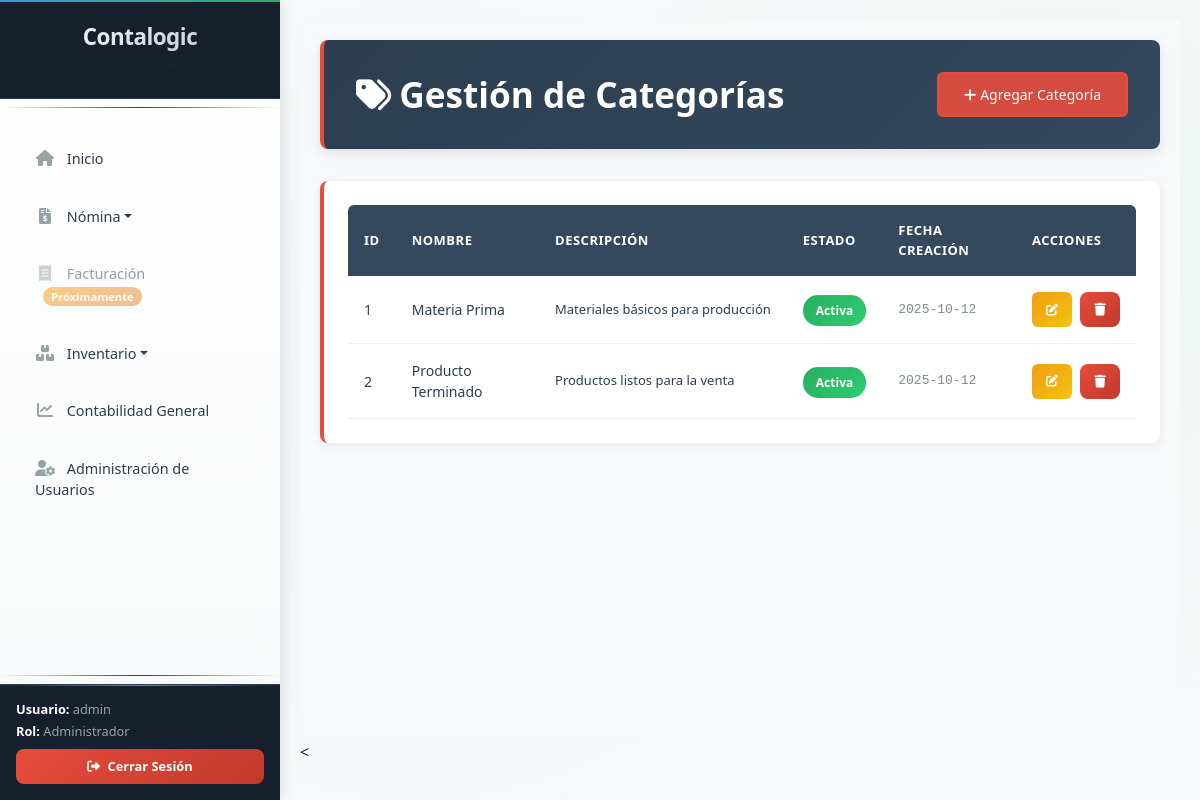
Screenshot of /inventario/categorias (signed in) with the database file from the repository.
### tables this page shows
CREATE TABLE categorias (
            id INTEGER PRIMARY KEY AUTOINCREMENT,
            nombre TEXT NOT NULL UNIQUE,
            descripcion TEXT,
            activo BOOLEAN DEFAULT 1,
            fecha_creacion DATETIME DEFAULT CURRENT_TIMESTAMP
        );

### app.py (the view)
@app.route('/inventario/categorias')
@login_required
def categorias():
    categorias_list = get_all_categorias()
    return render_template('categorias.html', categorias=categorias_list)

### app.py (called while the page is built)
def login_required(f):
    @wraps(f)
    def decorated_function(*args, **kwargs):
        if 'logged_in' not in session:
            return redirect(url_for('login'))
        return f(*args, **kwargs)
    return decorated_function

### database.py (called while the page is built)
def get_db_connection():
    conn = sqlite3.connect('contalogic.db')
    conn.row_factory = sqlite3.Row
    return conn

def get_all_categorias():
    conn = get_db_connection()
    cursor = conn.cursor()
    cursor.execute('SELECT * FROM categorias WHERE activo = 1 ORDER BY nombre')
    categorias = cursor.fetchall()
    conn.close()
    return categorias

### templates/categorias.html (shortened to what this page needs)
{% extends "base.html" %}
{% block css_files %}
<link rel="stylesheet" href="{{ url_for('static', filename='css/categorias.css') }}">
{% endblock %}
{% block content %}
<div class="categorias-container">
    <div class="categorias-header">
        <div class="d-flex justify-content-between align-items-center">
            <h1><i class="fas fa-tags me-2"></i>Gestión de Categorías</h1>
            <button type="button" class="btn btn-primary" data-bs-toggle="modal" data-bs-target="#agregarCategoriaModal">
                <i class="fas fa-plus me-1"></i>Agregar Categoría
            </button>
        </div>
    </div>
    <div class="categorias-card">
        <div class="card-body">
            <div class="table-responsive">
                <table class="categorias-table">
                    <thead>
                        <tr>
                            <th>ID</th>
                            <th>Nombre</th>
                            <th>Descripción</th>
                            <th>Estado</th>
                            <th>Fecha Creación</th>
                            <th>Acciones</th>
                        </tr>
                    </thead>
                    <tbody>
                        {% for categoria in categorias %}
                        <tr>
                            <td>{{ categoria.id }}</td>
                            <td>{{ categoria.nombre }}</td>
                            <td class="categoria-descripcion">{{ categoria.descripcion or 'Sin descripción' }}</td>
                            <td>
                                <span class="categoria-badge bg-{{ 'success' if categoria.activo else 'danger' }}">
                                    {{ 'Activa' if categoria.activo else 'Inactiva' }}
                                </span>
                            </td>
                            <td>{{ categoria.fecha_creacion[:10] }}</td>
                            <td>
                                <div class="categorias-actions">
                                    <button class="btn btn-warning"
                                            onclick="editarCategoria({{ categoria.id }}, '{{ categoria.nombre }}', '{{ categoria.descripcion or '' }}', {{ categoria.activo }})">
                                        <i class="fas fa-edit"></i>
                                    </button>
                                    <a href="{{ url_for('eliminar_categoria', id=categoria.id) }}"
                                       class="btn btn-danger"
                                       onclick="return confirm('¿Está seguro de eliminar esta categoría?')">
                                        <i class="fas fa-trash"></i>
                                    </a>
                                </div>
                            </td>
                        </tr>
                        {% endfor %}
                    </tbody>
                </table>
            </div>
        </div>
    </div>
</div>
<
{% endblock %}

### static/css/sidebar.css (style rules this page uses)
:root { --sidebar-bg: #1e2a3a; --sidebar-header-bg: #16202d; --sidebar-hover: #2a3a4d; --sidebar-active: #3498db; --sidebar-border: #2d3e50; --text-primary: #ecf0f1; --text-secondary: #95a5a6; --text-muted: #7f8c8d; --accent-color: #3498db; --success-color: #27ae60; --danger-color: #e74c3c; --warning-color: #f39c12; }
.btn-danger { background: linear-gradient(135deg, var(--danger-color), #c0392b) !important; border: none !important; border-radius: 8px !important; padding: 0.5rem !important; font-size: 0.8rem !important; font-weight: 600 !important; transition: all 0.3s ease !important; position: relative; overflow: hidden; }
.btn-danger::before { content: ''; position: absolute; top: 50%; left: 50%; width: 0; height: 0; background: rgba(255, 255, 255, 0.2); border-radius: 50%; transition: all 0.3s ease; transform: translate(-50%, -50%); }
body { margin: 0 !important; padding: 0 !important; overflow-x: hidden; }

### static/css/categorias.css (style rules this page uses)
.categorias-container { padding: 20px; background: #f8f9fa; min-height: calc(100vh - 80px); }
.categorias-header { background: linear-gradient(135deg, #2c3e50 0%, #34495e 100%); color: white; padding: 2rem; border-radius: 8px; margin-bottom: 2rem; box-shadow: 0 4px 12px rgba(0,0,0,0.1); border-left: 4px solid #e74c3c; }
.categorias-header h1 { margin: 0; font-size: 2.2rem; font-weight: 600; color: #ffffff; }
.categorias-header .btn-primary { background: rgba(231, 76, 60, 0.9); border: 2px solid #e74c3c; color: white; padding: 10px 25px; border-radius: 6px; font-weight: 500; transition: all 0.3s ease; font-size: 14px; }
.categorias-card { background: white; border-radius: 8px; box-shadow: 0 2px 10px rgba(0,0,0,0.08); border: none; overflow: hidden; border-left: 4px solid #e74c3c; }
.categorias-card .card-body { padding: 1.5rem; }
.categorias-table { width: 100%; border-collapse: collapse; margin: 0; font-size: 14px; }
.categorias-table th { background: #34495e; color: white; font-weight: 600; padding: 1rem; border: none; text-align: left; font-size: 13px; text-transform: uppercase; letter-spacing: 0.5px; }
.categorias-table th:first-child { border-top-left-radius: 6px; }
.categorias-table th:last-child { border-top-right-radius: 6px; }
.categorias-table td { padding: 1rem; border-bottom: 1px solid #ecf0f1; vertical-align: middle; color: #2c3e50; }
.categorias-table tbody tr { transition: all 0.2s ease; }
.categoria-descripcion { max-width: 300px; overflow: hidden; text-overflow: ellipsis; white-space: nowrap; color: #7f8c8d; font-size: 13px; }
.categoria-badge { padding: 6px 12px; border-radius: 15px; font-size: 12px; font-weight: 600; border: 1px solid transparent; }
.categoria-badge.bg-success { background: linear-gradient(135deg, #27ae60 0%, #2ecc71 100%) !important; color: white; }
.categorias-actions { display: flex; gap: 8px; justify-content: center; }
.categorias-actions .btn { border-radius: 6px; padding: 6px 10px; transition: all 0.3s ease; border: none; font-size: 12px; font-weight: 500; min-width: 40px; }
.categorias-actions .btn-warning { background: linear-gradient(135deg, #f39c12 0%, #f1c40f 100%); color: white; }
.categorias-actions .btn-danger { background: linear-gradient(135deg, #c0392b 0%, #e74c3c 100%); color: white; }
.categorias-table tbody tr, .categorias-actions .btn, .modal-categorias .btn { transition: all 0.3s cubic-bezier(0.4, 0, 0.2, 1); }
.categorias-table td:nth-child(5) { font-family: 'Courier New', monospace; font-size: 13px; color: #7f8c8d; }

### rows the page displays
categorias: id "1", nombre "Materia Prima", descripcion "Materiales básicos para producción", activo "Activa", fecha_creacion "2025-10-12"
categorias: id "2", nombre "Producto Terminado", descripcion "Productos listos para la venta", activo "Activa", fecha_creacion "2025-10-12"

### other values shown
{{ session.username }} "admin"
{{ session.user_role }} "Administrador"
